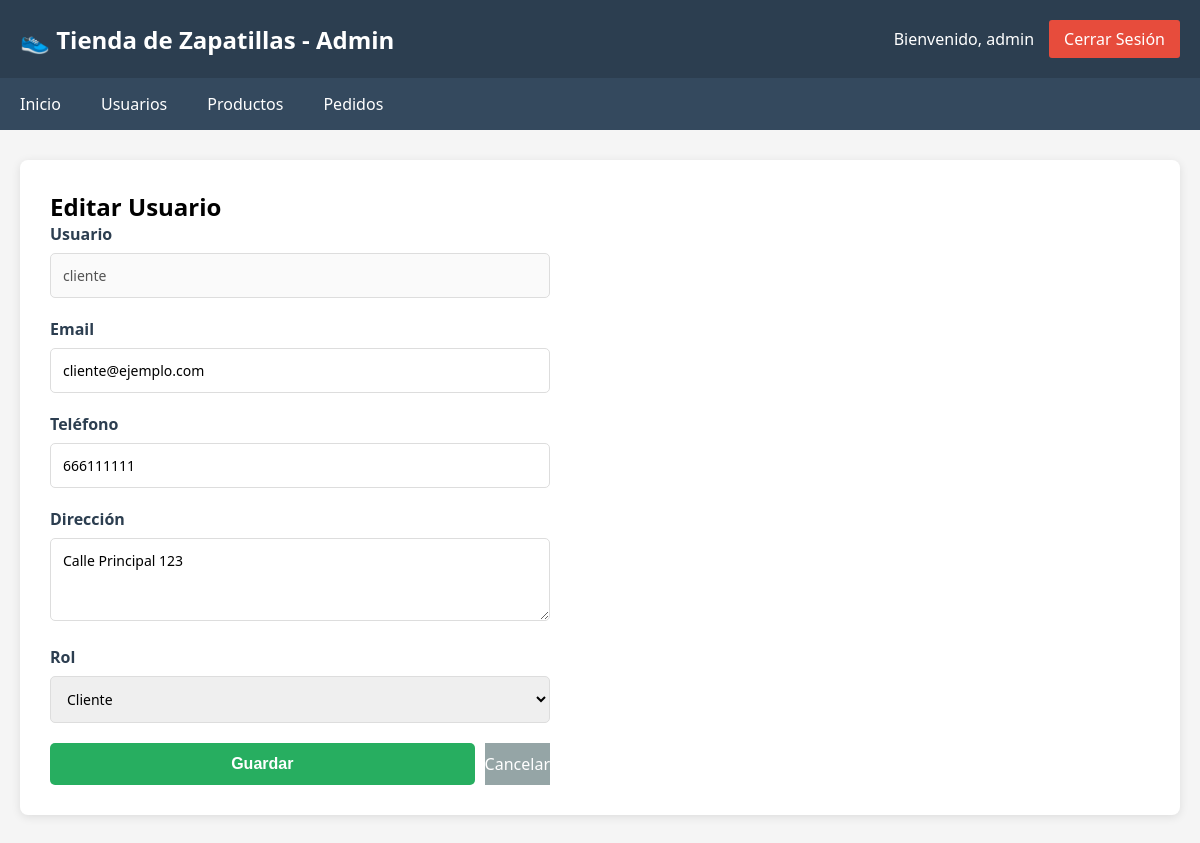
Screenshot of /admin/dashboard.php?pagina=usuarios&accion=editar&id=2 (signed in) with the database file from the repository.
### tables this page shows
CREATE TABLE usuarios (
    id INT PRIMARY KEY AUTO_INCREMENT,
    usuario VARCHAR(50) UNIQUE NOT NULL,
    email VARCHAR(100) UNIQUE NOT NULL,
    contraseña VARCHAR(255) NOT NULL,
    telefono VARCHAR(20),
    direccion VARCHAR(200),
    rol ENUM('cliente', 'administrador') DEFAULT 'cliente',
    fecha_registro DATETIME DEFAULT CURRENT_TIMESTAMP,
    activo TINYINT(1) DEFAULT 1
);

### data/UsuarioDAO.php (called while the page is built, shortened)
<?php
class UsuarioDAO
{
    private $conexion;
    public function __construct($conexion)
    {
        $this->conexion = $conexion;
    }
    public function obtenerPorId($id)
    {
        $sql = "SELECT * FROM usuarios WHERE id = ?";
        $stmt = $this->conexion->prepare($sql);
        $stmt->bind_param('i', $id);
        $stmt->execute();
        return $stmt->get_result()->fetch_assoc();
    }
}

### business/UsuarioManager.php (called while the page is built, shortened)
<?php
require_once __DIR__ . '/../data/UsuarioDAO.php';
class UsuarioManager
{
    private $usuarioDAO;
    public function __construct($conexion)
    {
        $this->usuarioDAO = new UsuarioDAO($conexion);
    }
    public function obtenerPorId($id)
    {
        return $this->usuarioDAO->obtenerPorId($id);
    }
}

### admin/usuarios.php (the view, shortened to what this page needs)
<?php
require_once __DIR__ . '/../business/UsuarioManager.php';
$usuarioManager = new UsuarioManager($conexion);
$accion = $_GET['accion'] ?? '';
$id = $_GET['id'] ?? '';
if ($accion === 'crear') {
    $contenido = mostrarFormularioUsuario('crear');
} elseif ($accion === 'editar' && $id) {
    $usuario = $usuarioManager->obtenerPorId($id);
    if ($usuario) {
        $contenido = mostrarFormularioUsuario('editar', $usuario);
    } else {
        $contenido = '<div class="error">Usuario no encontrado</div>';
    }
} else {
    $contenido = mostrarListadoUsuarios($usuarioManager->obtenerTodos());
}
function mostrarFormularioUsuario($accion, $usuario = null)
{
    $html = '<h2>' . ($accion === 'crear' ? 'Crear Usuario' : 'Editar Usuario') . '</h2>';
    $html .= '<form method="POST">';
    if ($accion === 'editar') {
        $html .= '<input type="hidden" name="id" value="' . $usuario['id'] . '">';
    }
    $html .= '<div class="form-group">';
    $html .= '<label for="usuario">Usuario</label>';
    $html .= '<input type="text" id="usuario" name="usuario" value="' . ($usuario['usuario'] ?? '') . '" ' . ($accion === 'editar' ? 'disabled' : 'required') . '>';
    if ($accion === 'editar') {
        $html .= '<input type="hidden" name="usuario" value="' . escapar($usuario['usuario']) . '">';
    }
    $html .= '</div>';
    $html .= '<div class="form-group">';
    $html .= '<label for="email">Email</label>';
    $html .= '<input type="email" id="email" name="email" value="' . ($usuario['email'] ?? '') . '" required>';
    $html .= '</div>';
    $html .= '<div class="form-group">';
    $html .= '<label for="telefono">Teléfono</label>';
    $html .= '<input type="tel" id="telefono" name="telefono" value="' . ($usuario['telefono'] ?? '') . '">';
    $html .= '</div>';
    $html .= '<div class="form-group">';
    $html .= '<label for="direccion">Dirección</label>';
    $html .= '<textarea id="direccion" name="direccion" rows="3">' . ($usuario['direccion'] ?? '') . '</textarea>';
    $html .= '</div>';
    $html .= '<div class="form-group">';
    $html .= '<label for="rol">Rol</label>';
    $html .= '<select id="rol" name="rol" required>';
    $html .= '<option value="cliente"' . ((($usuario['rol'] ?? '') === 'cliente') ? ' selected' : '') . '>Cliente</option>';
    $html .= '<option value="administrador"' . ((($usuario['rol'] ?? '') === 'administrador') ? ' selected' : '') . '>Administrador</option>';
    $html .= '</select>';
    $html .= '</div>';
    $html .= '<div class="form-acciones">';
    $html .= '<button type="submit" name="' . ($accion === 'crear' ? 'crear' : 'actualizar') . '" class="btn-guardar">Guardar</button>';
    $html .= '<a href="?pagina=usuarios" class="btn-cancelar" style="text-decoration: none; text-align: center; display: flex; align-items: center; justify-content: center;">Cancelar</a>';
    $html .= '</div>';
    $html .= '</form>';
    return $html;
}

### admin/dashboard.php (style rules this page uses)
* { margin: 0; padding: 0; box-sizing: border-box; }
body { font-family: 'Segoe UI', Tahoma, Geneva, Verdana, sans-serif; background: #f5f5f5; }
form { max-width: 500px; }
.form-group { margin-bottom: 20px; }
label { display: block; margin-bottom: 8px; font-weight: 600; color: #2c3e50; }
input, textarea, select { width: 100%; padding: 12px; border: 1px solid #ddd; border-radius: 5px; font-size: 14px; font-family: inherit; }
.form-acciones { display: flex; gap: 10px; }
.form-acciones button { flex: 1; padding: 12px; border: none; border-radius: 5px; cursor: pointer; font-size: 16px; font-weight: 600; transition: background 0.3s; }
.btn-guardar { background: #27ae60; color: white; }
.btn-cancelar { background: #95a5a6; color: white; }

### rows the page displays
usuarios: usuario "cliente", email "cliente@ejemplo.com", telefono "666111111", direccion "Calle Principal 123", rol "Cliente"

### other values shown
escapar($_SESSION['usuario']) "admin"
